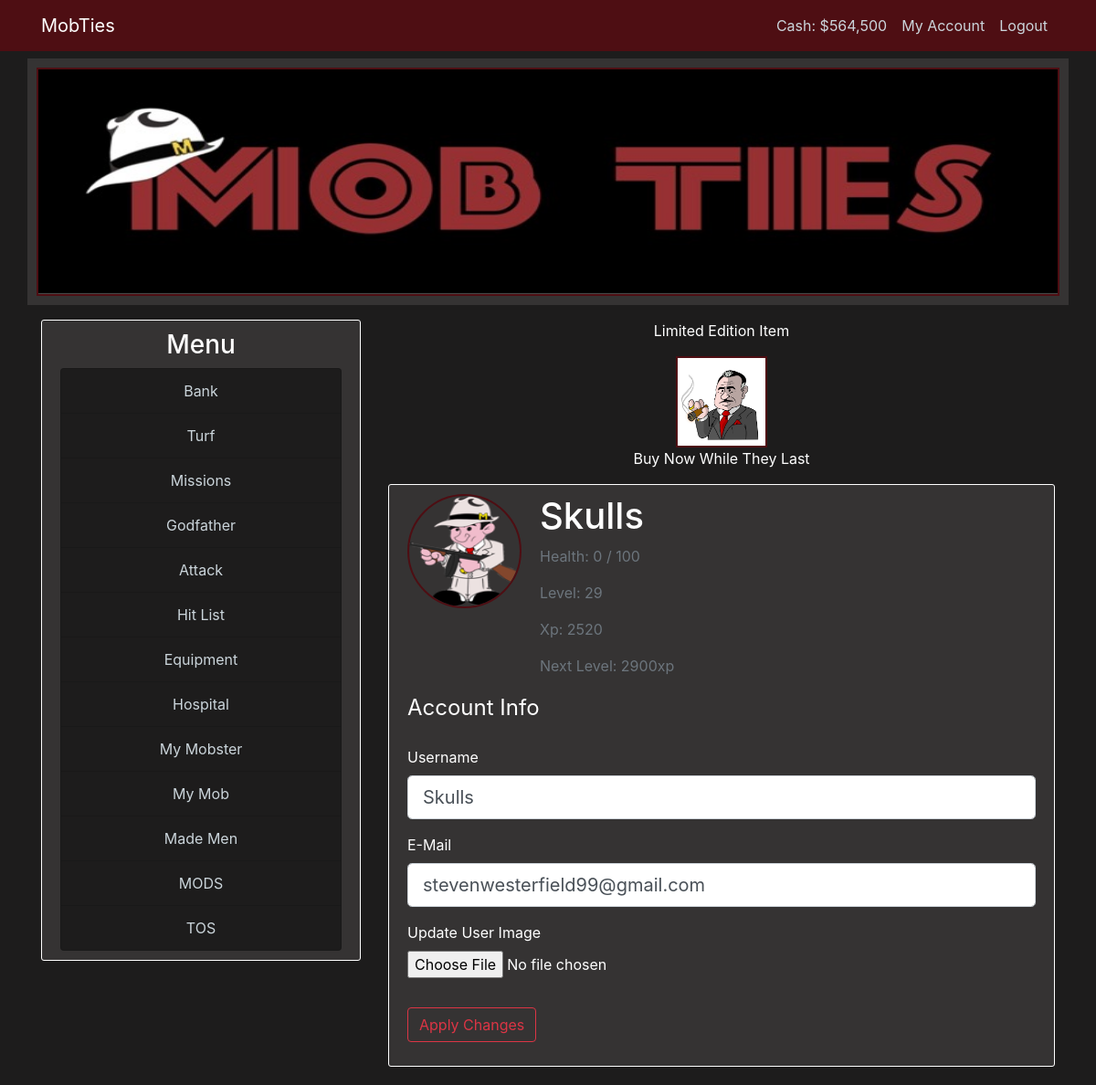
The app's page /account (signed in), older data.
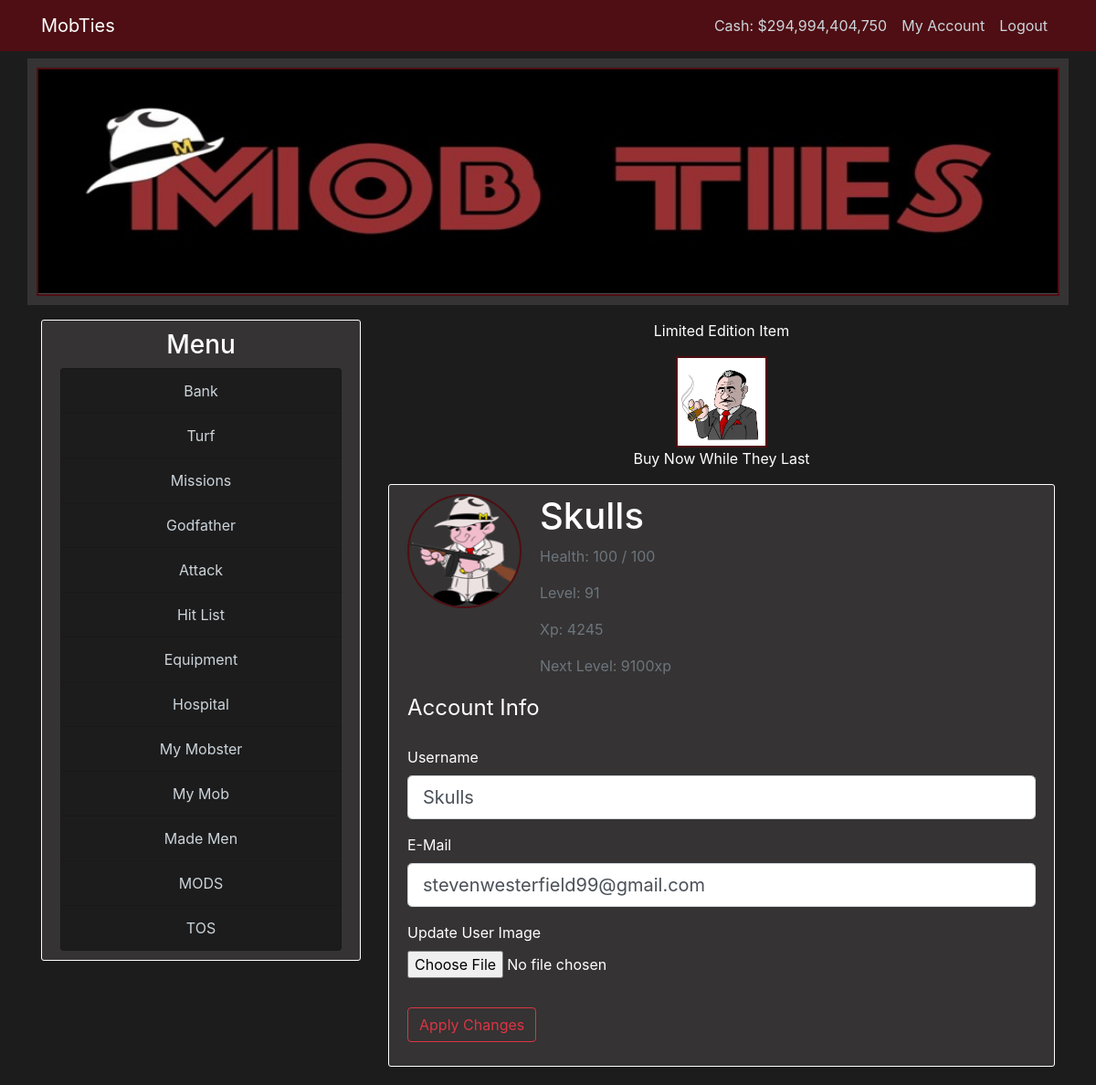
The same page, newer data.
### mobster/models.py (models this page shows, shortened)
class User(db.Model, UserMixin):
    id = db.Column(db.Integer, primary_key=True)
    username = db.Column(db.String(22), unique=True, nullable=False)
    email = db.Column(db.String(120), unique=True, nullable=False)
    image_file = db.Column(db.String(20), nullable=False, default='default.jpg')
    password = db.Column(db.String(60), nullable=False)
    cash_on_hand = db.Column(db.Integer, default=0)
    cash_in_bank = db.Column(db.Integer, default=0)
    posts = db.relationship('Post', backref='author', lazy=True)
    items = db.relationship('User_Items', lazy=True)
    turf = db.relationship('User_Turf', lazy=True)
    stats = db.relationship('User_Stats', uselist=False)

class User_Stats(db.Model):
    id = db.Column(db.Integer, primary_key=True)
    user_level = db.Column(db.Integer, nullable=False, default=1)
    user_current_health = db.Column(db.Integer, default=100)
    user_max_health = db.Column(db.Integer, default=100)
    user_in_icu = db.Column(db.Boolean, default=False)
    user_experience = db.Column(db.Integer, nullable=False, default=0)
    user_total_income = db.Column(db.Integer, default=0)
    experience_to_level_up = db.Column(db.Integer, nullable=False, default=100)
    user_id = db.Column(db.Integer, db.ForeignKey('user.id'), nullable=False)

### mobster/routes.py (the view)
@app.route("/account", methods=['GET', 'POST'])
@login_required
def account():
    form = UpdateAccountForm()
    if form.validate_on_submit():
        if form.user_img.data:
            img_file = save_user_img(form.user_img.data)
            current_user.image_file = img_file
        current_user.username = form.username.data
        current_user.email = form.email.data
        db.session.commit()
        flash('Your account info has been updated!', 'danger')
        return redirect(url_for('account'))
    elif request.method == 'GET':
        form.username.data = current_user.username
        form.email.data = current_user.email
    image_file = url_for('static', filename=f'images/{current_user.image_file}')
    return render_template('account.html', title='Account', image_file=image_file, form=form)

### mobster/forms.py (shortened to what this page needs)
class UpdateAccountForm(FlaskForm):
    username = StringField('Username', validators=[DataRequired(), Length(min=3, max=22)])
    email = StringField('E-Mail', validators=[DataRequired(), Email()])
    user_img = FileField('Update User Image', validators=[FileAllowed(['jpg', 'JPG', 'jpeg', 'JPEG', 'png', 'bmp', 'heic'])])
    submit = SubmitField('Apply Changes')

### mobster/models.py (called while the page is built)
@login_manager.user_loader
def load_user(user_id):
    return User.query.get(int(user_id))

### mobster/templates/account.html (shortened to what this page needs)
{% extends "layout.html" %}
{% block body %}
    <div class="content-section">
        <div class="media">
            <img src="{{ image_file }}" alt="Account_Img" class="rounded-circle account-img">
            <div class="media-body">
                <h6 class="account-heading">{{ current_user.username }}</h6>
                <p class="text-secondary">Health: {{ current_user.stats.user_current_health }} / {{ current_user.stats.user_max_health }}</p>
                <p class="text-secondary">Level: {{ current_user.stats.user_level }}</p>
                <p class="text-secondary">Xp: {{ current_user.stats.user_experience }}</p>
                <p class="text-secondary">Next Level: {{ current_user.stats.experience_to_level_up }}xp</p>
            </div>
        </div>
        <form method="POST" action="" enctype="multipart/form-data">
            <fieldset class="form-group">
                <legend class="mb-4">Account Info</legend>
                <div class="form-group">
                    {{ form.username.label(class="form-control-label") }}
                    {% if form.username.errors %}
                        {{ form.username(class="form-control form-control-lg is-invalid") }}
                        <div class="invalid-feedback">
                            {% for error in form.username.errors %}
                                <span>{{ error }}</span>
                            {% endfor %}
                        </div>
                    {% else %}
                        {{ form.username(class="form-control form-control-lg") }}
                    {% endif %}
                </div>
                <div class="form-group">
                    {{ form.email.label(class="form-control-label") }}
                    {% if form.email.errors %}
                        {{ form.email(class="form-control form-control-lg is-invalid") }}
                        <div class="invalid-feedback">
                            {% for error in form.email.errors %}
                                <span>{{ error }}</span>
                            {% endfor %}
                        </div>
                    {% else %}
                        {{ form.email(class="form-control form-control-lg") }}
                    {% endif %}
                    </div>
                    <div class="form-group">
                        {{ form.user_img.label() }}
                        {{ form.user_img(class="form-control-file") }}
                    </div>
            </fieldset>
            <div class="form-group">
                {{ form.submit(class="btn btn-outline-danger")}}
            </div>
        </form>
    </div>
{% endblock body%}

### mobster/templates/layout.html (shortened to what the changed rows need)
<!DOCTYPE html>
<html>
	<head>
        <link rel="stylesheet" href="https://stackpath.bootstrapcdn.com/bootstrap/4.3.1/css/bootstrap.min.css">
		<link rel="stylesheet" type="text/css" href="{{ url_for('static', filename='main.css') }}">
	</head>
	<body>
        <header class="site-header">
            <nav class="navbar navbar-expand-md navbar-dark bg-dark-red fixed-top">
                <div class="container">
                    <div class="collapse navbar-collapse" id="navbarToggle">
                        <div class="navbar-nav">
                            {% if current_user.is_authenticated %}
                                <a class="nav-item nav-link" href="{{ url_for('bank') }}">Cash: ${{ '{:,}'.format(current_user.cash_on_hand) }}</a>
                                <a class="nav-item nav-link" href="{{ url_for('account') }}">My Account</a>
                                <a class="nav-item nav-link" href="{{ url_for('logout') }}">Logout</a>
                            {% else %}
                                <a class="nav-item nav-link" href="{{ url_for('login') }}">Login</a>
                                <a class="nav-item nav-link" href="{{ url_for('register') }}">Register</a>
                            {% endif %}
                        </div>
                    </div>
                </div>
            </nav>
        </header>
        <main role="main" class="container">
            <div class="row">
                <div class="col-md-8">
                    {% block body %}{% endblock %}
                </div>
	</body>
</html>

Row changes from the older to the newer data that the page shows:
changed User "Skulls": cash_on_hand "564,500" → "294,994,404,750"
changed User_Stats: stats.user_current_health "0" → "100"; stats.user_level "29" → "91"; stats.user_experience "2520" → "4245"; stats.experience_to_level_up "2900" → "9100"
